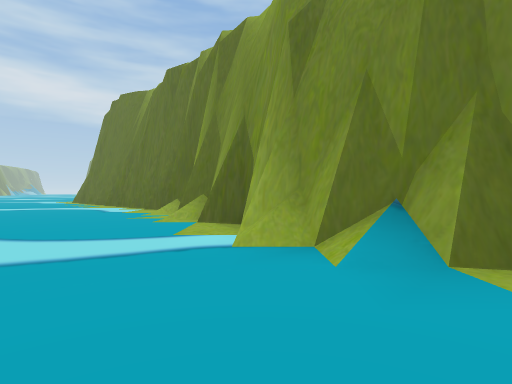
[1] (above)

19 first-person views from a walk through a Unity game level. The camera is 1.3 m above the floor, looks level and sees 80° across. The floor is counted in squares, 2 m on a side. Each view is taken from the middle of a square. On the plan, view 1 faces up. The plan holds only what a view shows up to about 10 squares ahead; the rest is blank. The place goes on beyond the plan.

[2]
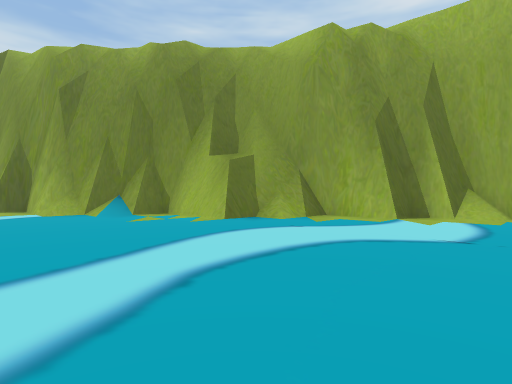

[3]
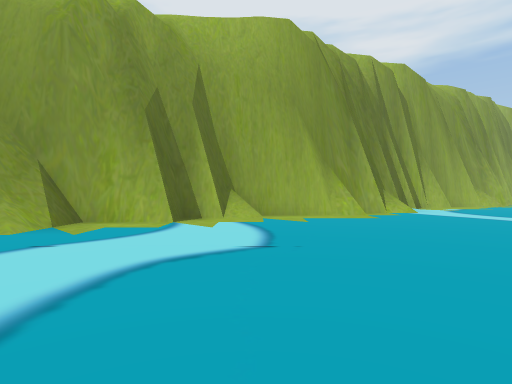

[4]
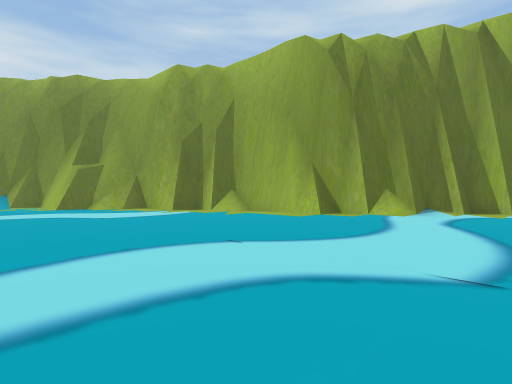

[5]
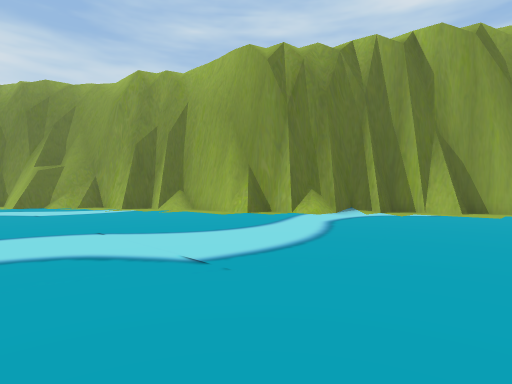

[6]
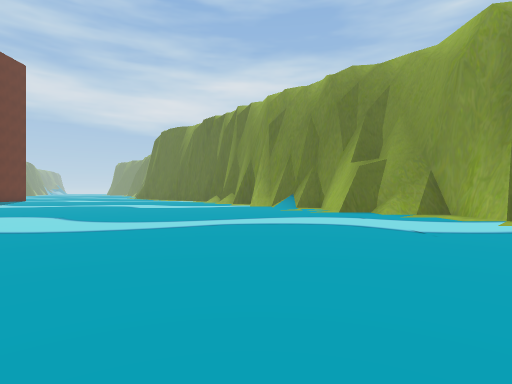

[7]
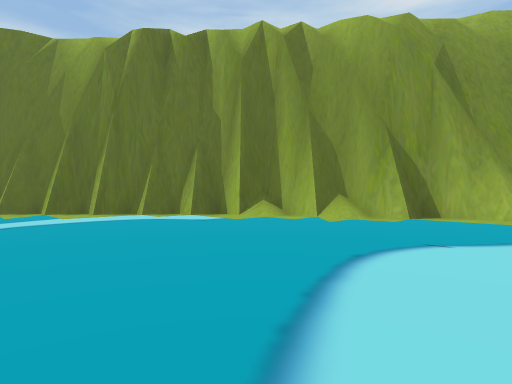

[8]
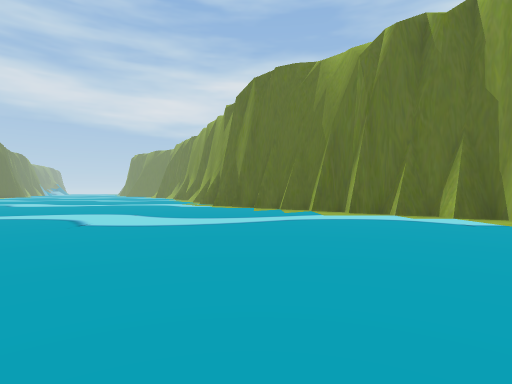

[9]
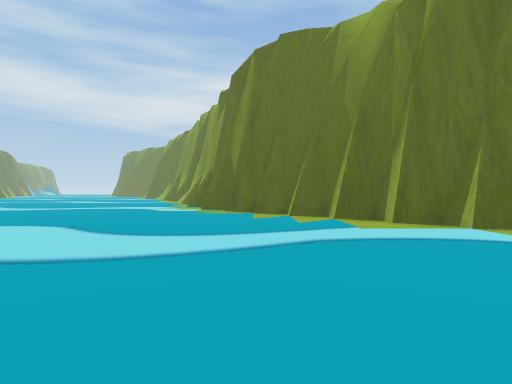

[10]
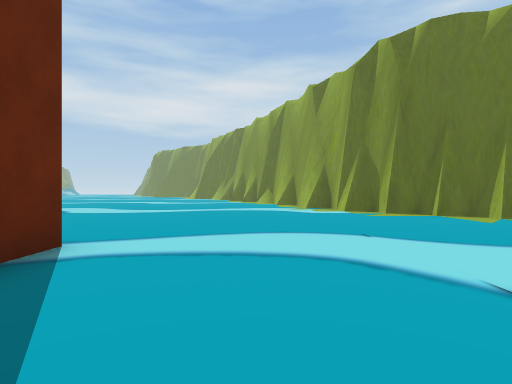

[11]
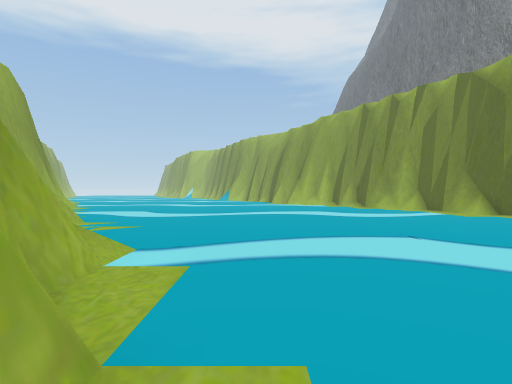

[12]
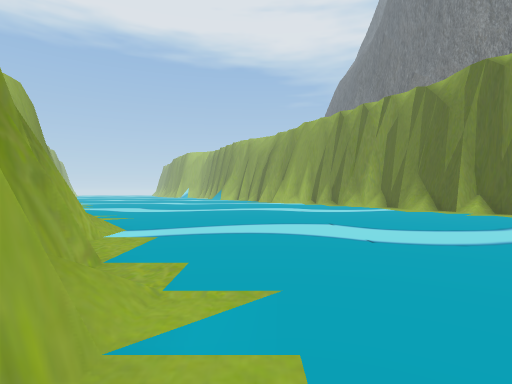

[13]
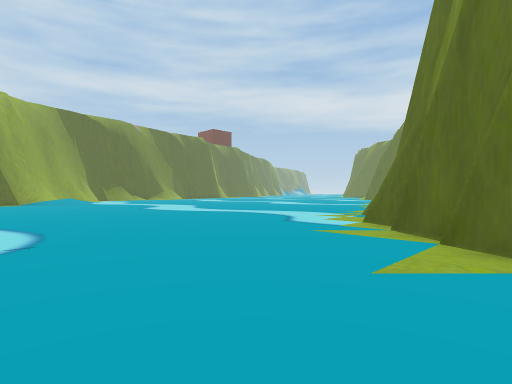

[14]
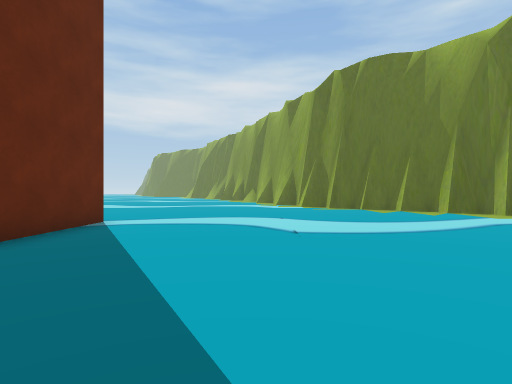

[15]
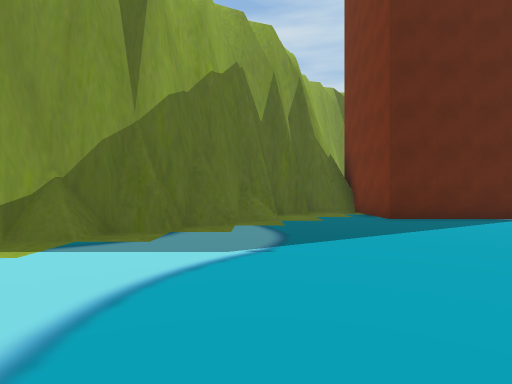

[16]
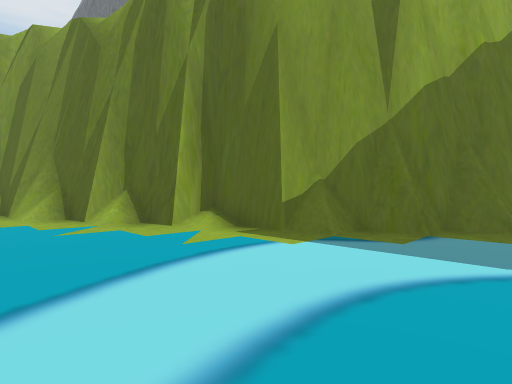

[17]
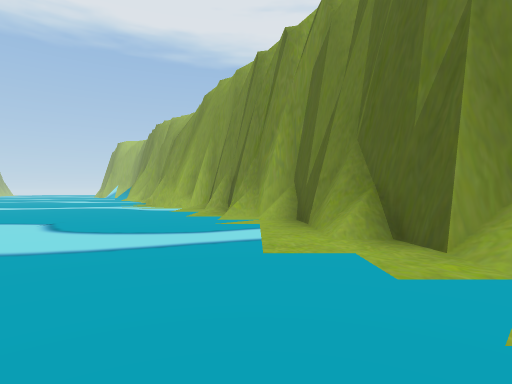

[18]
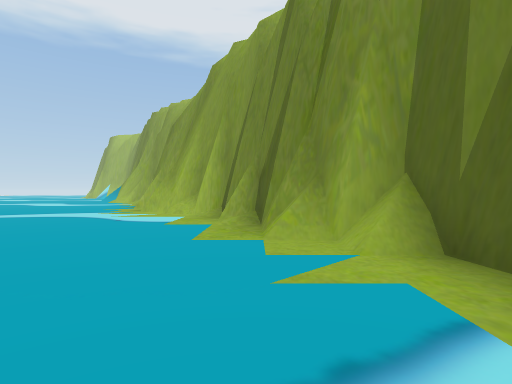

[19]
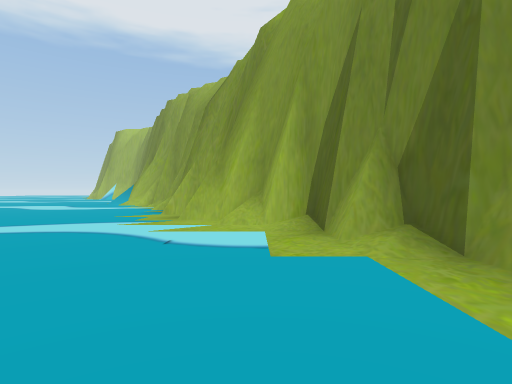

### Floor plan
Key: @ floor where view 1 was taken; # wall or solid block; . floor; / step, stairs or slope; = window, fence, low wall or low ledge.
Columns run from 20 left of view 1 to 12 right of it. Each row starts with its distance up from view 1.
 18 ..........##
 17 ...........##
 16  ...........##
 15  ............##
 14 ..............##
 13 ...............##
 12    .............##
 11    #.............##
 10    #............./#
  9    #..............##
  8  ###............../#
  7  #.................##
  6  ##.................#
  5   ##/...............##
  4    ###............../##
  3      ##............../##
  2       ##...............#
  1        #...............##
  0        #............@..####
 -1        ##.............../=#
 -2         #.................#
 -3         ##................##
 -4          #.................##
 -5          ##................/#
 -6           #.................#
 -7           #.................#
 -8           ##................##
 -9            ##................##
-10             #................/##
-11             ##.................##
-12              ##.................#
-13               ##................#
-14                #.................
-15                ##..........

Where each view was taken, in squares from view 1:
view 1: 0 up, 0 right, facing up
view 2: 6 down, 2 left, facing up-right
view 3: 5 down, 1 left, facing right
view 4: 13 down, 0 right, facing up-right
view 5: 15 down, 1 right, facing up-right
view 6: 10 down, 0 right, facing up
view 7: 4 up, 9 left, facing up-right
view 8: 4 up, 9 left, facing up
view 9: 7 up, 9 left, facing up
view 10: 8 up, 14 left, facing up
view 11: 8 up, 2 left, facing down
view 12: 10 up, 3 left, facing down
view 13: 12 up, 8 left, facing up-left
view 14: 5 up, 13 left, facing up
view 15: 5 up, 9 left, facing left
view 16: 5 up, 9 left, facing down-left
view 17: 1 up, 9 left, facing down
view 18: 3 down, 8 left, facing down
view 19: 6 down, 6 left, facing down
